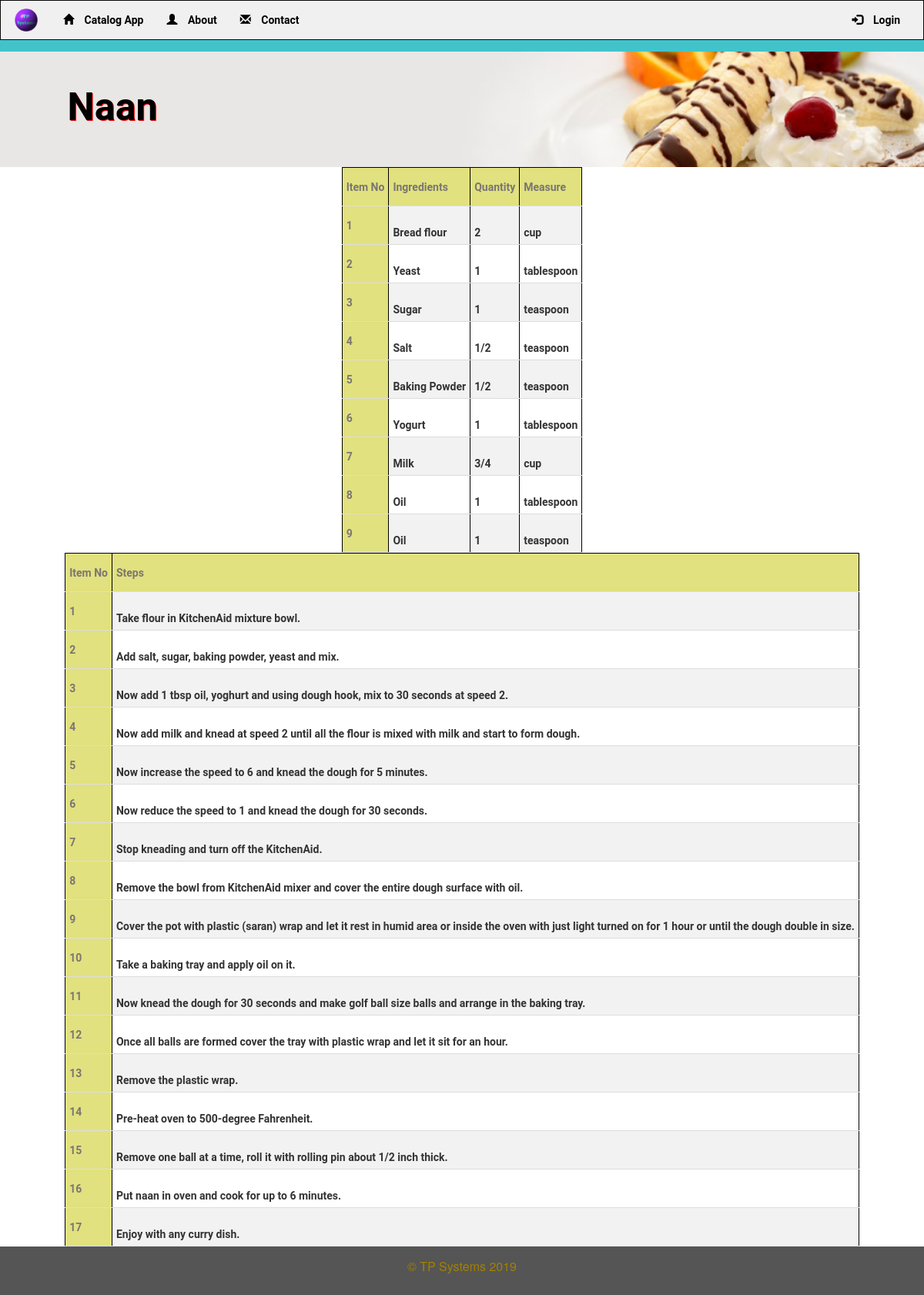
The page /catalog/1/dish/1 on the database its author committed.
### database_setup.py (models this page shows, shortened)
class DishName(Base):
    __tablename__ = 'dishname'
    name = Column(String(80), nullable=False)
    id = Column(Integer, primary_key=True)
    description = Column(String(250))
    course = Column(String(250))
    region = Column(String(250))
    catalog_id = Column(Integer, ForeignKey('catalog.id'))
    catalog = relationship(Catalog)
    user_id = Column(Integer, ForeignKey('user.id'))
    user = relationship(User)

class RecipeIngredients(Base):
    __tablename__ = 'recipeIngredients'
    id = Column(Integer, primary_key=True)
    ingredients = Column(String(80), nullable=False)
    quantity = Column(String(25))
    measure = Column(String(25))
    dishname_id = Column(Integer, ForeignKey('dishname.id'))
    dishname = relationship(DishName)
    user_id = Column(Integer, ForeignKey('user.id'))
    user = relationship(User)

class RecipeMethod(Base):
    __tablename__ = 'recipeMethod'
    id = Column(Integer, primary_key=True)
    steps = Column(String(250), nullable=False)
    dishname_id = Column(Integer, ForeignKey('dishname.id'))
    dishname = relationship(DishName)
    user_id = Column(Integer, ForeignKey('user.id'))
    user = relationship(User)

### catalog_project.py (the view, shortened to what this page needs)
@app.route('/catalog/<int:catalog_id>/dish/<int:dishItems_id>')
def showRecipe(catalog_id, dishItems_id):
    catalog = session.query(Catalog).filter_by(id=catalog_id).one()
    creator = getUserInfo(catalog.user_id)
    dishItems = session.query(DishName).filter_by(id=dishItems_id).one()
    recipeItems = session.query(RecipeIngredients).filter_by(
        dishname_id=dishItems_id).all()
    methodItems = session.query(RecipeMethod).filter_by(
        dishname_id=dishItems_id).all()
    if ('username' not in login_session):
        return render_template('publicrecipe.html',
                               dishItems_id=dishItems_id,
                               catalog=catalog,
                               dishItems=dishItems,
                               recipeItems=recipeItems,
                               methodItems=methodItems,
                               creator=creator)

### catalog_project.py (called while the page is built)
def getUserInfo(user_id):
    user = session.query(User).filter_by(id=user_id).one()
    return user

### templates/publicrecipe.html
{% extends "main.html" %}
{% block content %}
	<div class="row divider blue">
		<div class="col-md-12"></div>
	</div>
	<div class="row banner main">
		<div class="col-md-1"></div>
		<div class="col-md-11 padding-none">
			<h1>{{ dishItems.name }}</h1>
		</div>
	</div>
	{% if recipeItems !=[] %}
		<table>
			<tr>
				<th>Item No</th>
				<th>Ingredients</th>
				<th>Quantity</th>
				<th>Measure</th>
			</tr>
			{% for line in recipeItems %}
			<tr>
				<th>{{ loop.index }}</th>
				<td>{{ line.ingredients }}</td>
				<td>{{ line.quantity }}</td>
				<td>{{ line.measure }}</td>
			</tr>
			{% endfor %}
		</table>
	{% else %}
		<h2><center>Page under construction.</center></h2>
	{% endif %}
	{% if methodItems !=[] %}
		<table>
			<tr>
				<th>Item No</th>
				<th>Steps</th>
			</tr>
			{% for method in methodItems %}
			<tr>
				<th>{{ loop.index }}</th>
				<td>{{ method.steps }}</td>
			</tr>
			{% endfor %}
		</table>
	{% endif %}
{% endblock %}

### templates/main.html (shortened to what this page needs)
<!DOCTYPE html>
<html lang="en">
	<head>
			<link rel="stylesheet" href="https://maxcdn.bootstrapcdn.com/bootstrap/3.3.7/css/bootstrap.min.css">
			<link rel=stylesheet type=text/css href="{{ url_for('static', filename='css/main.css') }}">
	</head>
 	<body>
		<div>
			<nav class="navbar navbar-inverse">
				<div class="container-fluid">
					<div class="navbar-header">
						<a class="navbar-brand" href="#">
							<img src="{{ url_for('static', filename='images/data_science.png') }}" alt="Logo">
						</a>
					</div>
					<div class="collapse navbar-collapse" id="myNavbar">
						<ul class="nav navbar-nav">
							<li><a href="{{url_for('showCatalog')}}">
								<span class="glyphicon glyphicon-home" aria-hidden="true"></span>
								Catalog App</a></li>
							<li><a href="{{ url_for('about') }}">
								<span class="glyphicon glyphicon-user" aria-hidden="true"></span>
								About</a></li>
							<li><a href="{{ url_for('contact') }}">
								<span class="glyphicon glyphicon-envelope" aria-hidden="true"></span>
								Contact</a></li>
						</ul>
						<ul class="nav navbar-nav navbar-right">
							{%if 'username' not in session %}
								<li><a href="{{url_for('showLogin')}}">
									<span class="glyphicon glyphicon-log-in"></span>
									Login</a></li>
							{% endif %}
						</ul>
					</div>
				</div>
			</nav>
		</div>
		{% block content %}
		{% endblock %}
		<footer class="container-fluid text-center">
			<p>&copy; TP Systems 2019</p>
		</footer>
	</body>
</html>

### static/css/main.css (style rules this page uses)
* { font-family: "Helvetica Neue Bold", Roboto, Helvetica, Arial, sans-serif; font-weight: 700; }
h1 { font-family: "Helvetica Neue Light", Roboto, Helvetica, Arial, sans-serif; font-size: 50px; color: #000000; font-weight: bold; text-shadow: 1px 1px red }
p { font-family: "Helvetica Neue", Roboto, Helvetica, Arial, sans-serif; font-size: 16px; color: #A28000; font-weight: 400; }
a { font-size: 14px; color: #0093B9; line-height: 17px; }
.padding-none { padding: 0; }
.navbar { margin-bottom: 0; border-radius: 0; }
.navbar-inverse { background-color: #F0F0F0 !important; }
.nav.navbar-nav li a, .nav navbar-nav navbar-right li a { color: #000000; }
.navbar-brand { padding: 0px; }
.navbar-brand>img { padding: 7px 15px; height: 100%; width: auto; }
footer { background-color: #555; color: white; padding: 15px; }
.glyphicon { margin-right: 10px; }
.divider { height: 15px; }
.divider.blue { background-color: #42C3C9; }
.banner.main { height: 150px; background: url("/static/images/top-banner.jpg"); background-position: right; background-repeat: no-repeat; background-size: cover; }
.banner h1 { margin: 45px 0; }
table { border-collapse: collapse; border: 1px solid black; table-layout: auto; margin-left:auto; margin-right:auto; }
table, th, td { border: 1px solid black; padding: 5px; }
th { height: 50px; text-align: left; background-color: #E1E17F; color: #7B7573; }
td { height: 50px; vertical-align: bottom; }
th, td { padding: 5px; text-align: left; border-bottom: 1px solid #ddd; }
tr:nth-child(even) { background-color: #f2f2f2 }

### rows shown on the page
DishName: name "Naan"
RecipeIngredients: ingredients "Bread flour", quantity "2", measure "cup"
RecipeIngredients: ingredients "Yeast", quantity "1", measure "tablespoon"
RecipeIngredients: ingredients "Sugar", quantity "1", measure "teaspoon"
RecipeIngredients: ingredients "Salt", quantity "1/2", measure "teaspoon"
RecipeIngredients: ingredients "Baking Powder", quantity "1/2", measure "teaspoon"
RecipeIngredients: ingredients "Yogurt", quantity "1", measure "tablespoon"
RecipeIngredients: ingredients "Milk", quantity "3/4", measure "cup"
RecipeIngredients: ingredients "Oil", quantity "1", measure "tablespoon"
RecipeIngredients: ingredients "Oil", quantity "1", measure "teaspoon"
RecipeMethod: steps "Take flour in KitchenAid mixture bowl."
RecipeMethod: steps "Add salt, sugar, baking powder, yeast and mix."
RecipeMethod: steps "Now add 1 tbsp oil, yoghurt and using dough hook, mix to 30 seconds at speed 2."
RecipeMethod: steps "Now add milk and knead at speed 2 until all the flour is mixed with milk and start to form dough."
RecipeMethod: steps "Now increase the speed to 6 and knead the dough for 5 minutes."
RecipeMethod: steps "Now reduce the speed to 1 and knead the dough for 30 seconds."
RecipeMethod: steps "Stop kneading and turn off the KitchenAid."
RecipeMethod: steps "Remove the bowl from KitchenAid mixer and cover the entire dough surface with oil."
RecipeMethod: steps "Cover the pot with plastic (saran) wrap and let it rest in humid area or inside the oven with just light turned on for 1 hour or until the dough double in size."
RecipeMethod: steps "Take a baking tray and apply oil on it."
RecipeMethod: steps "Now knead the dough for 30 seconds and make golf ball size balls and arrange in the baking tray."
RecipeMethod: steps "Once all balls are formed cover the tray with plastic wrap and let it sit for an hour."
RecipeMethod: steps "Remove the plastic wrap."
RecipeMethod: steps "Pre-heat oven to 500-degree Fahrenheit."
RecipeMethod: steps "Remove one ball at a time, roll it with rolling pin about 1/2 inch thick."
RecipeMethod: steps "Put naan in oven and cook for up to 6 minutes."
RecipeMethod: steps "Enjoy with any curry dish."
